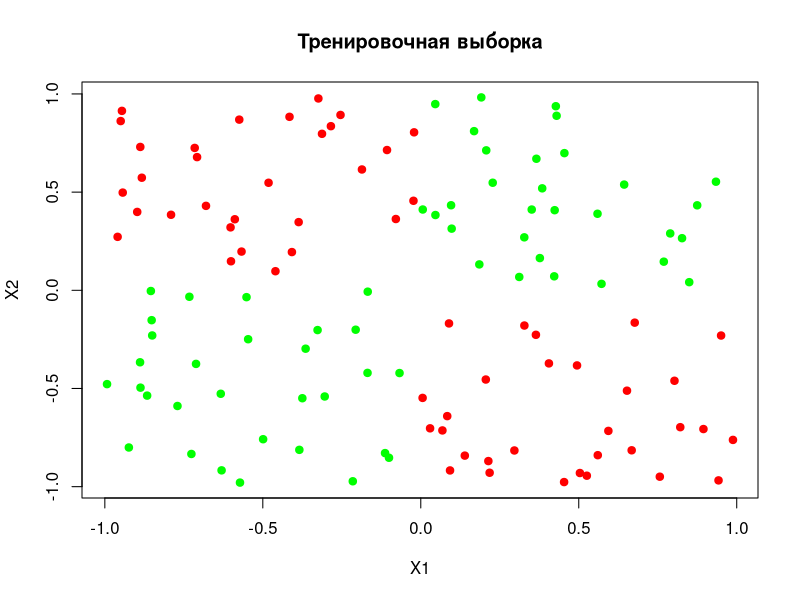
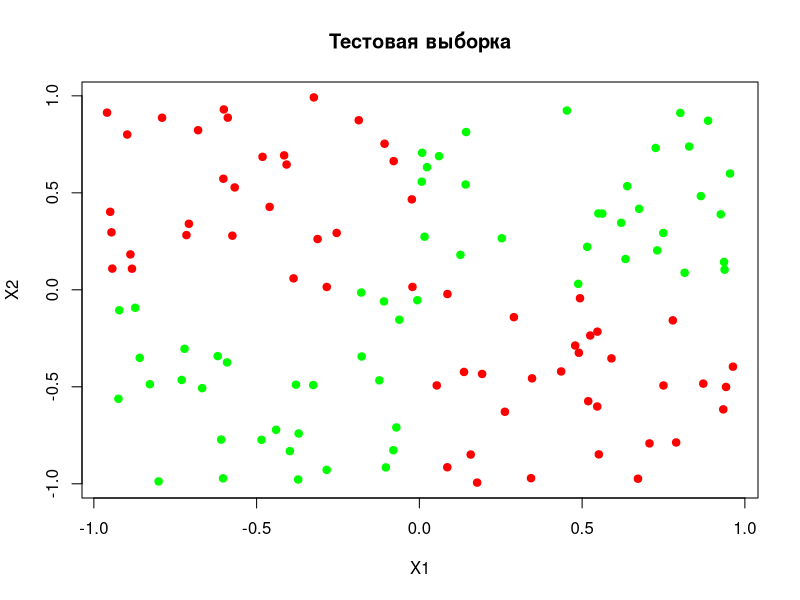
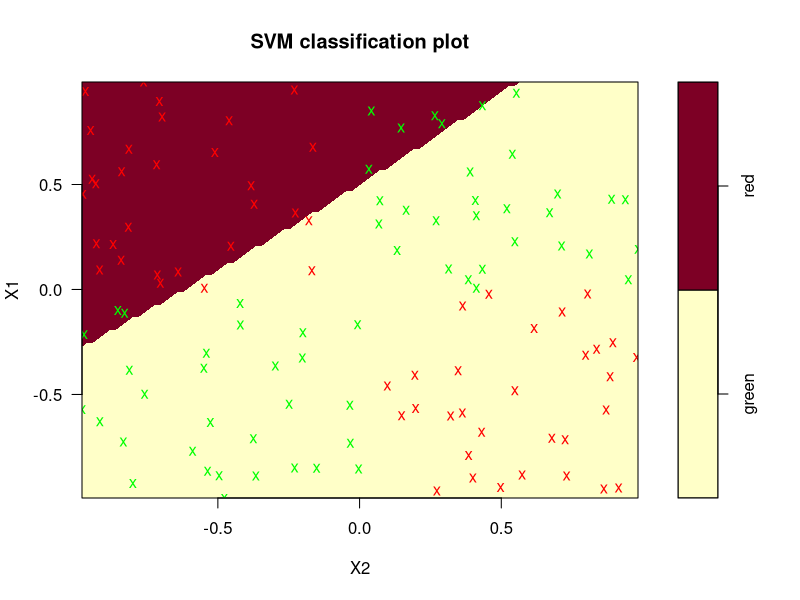
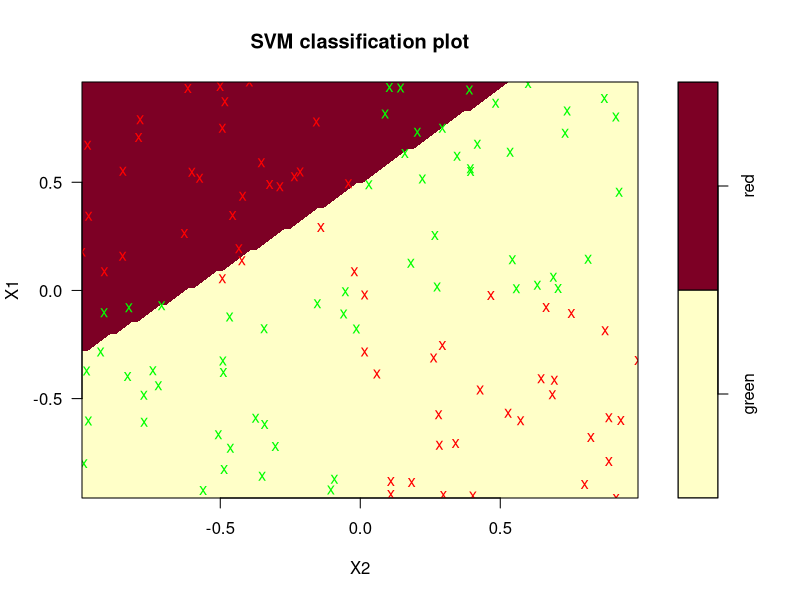
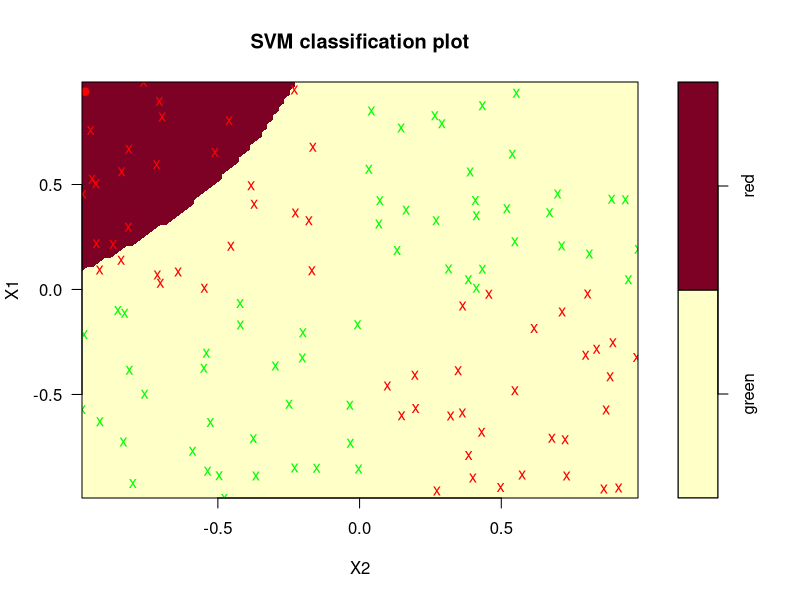
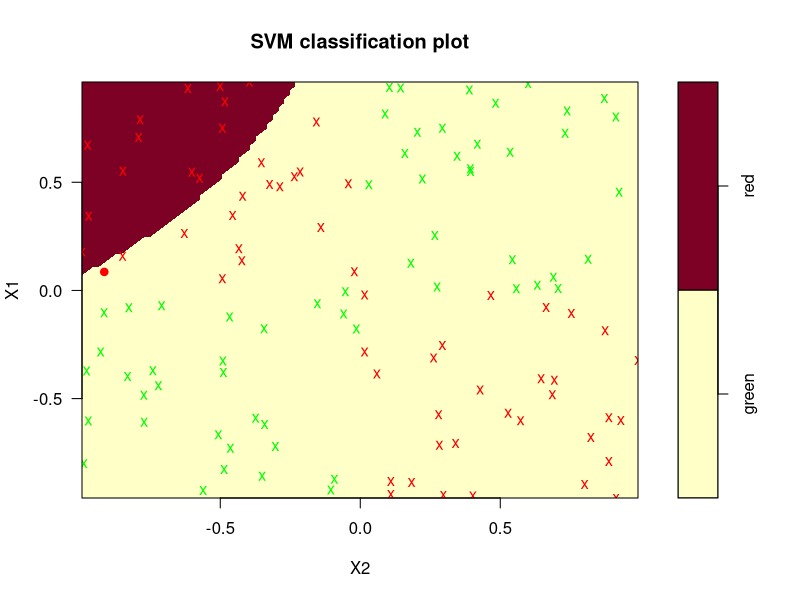
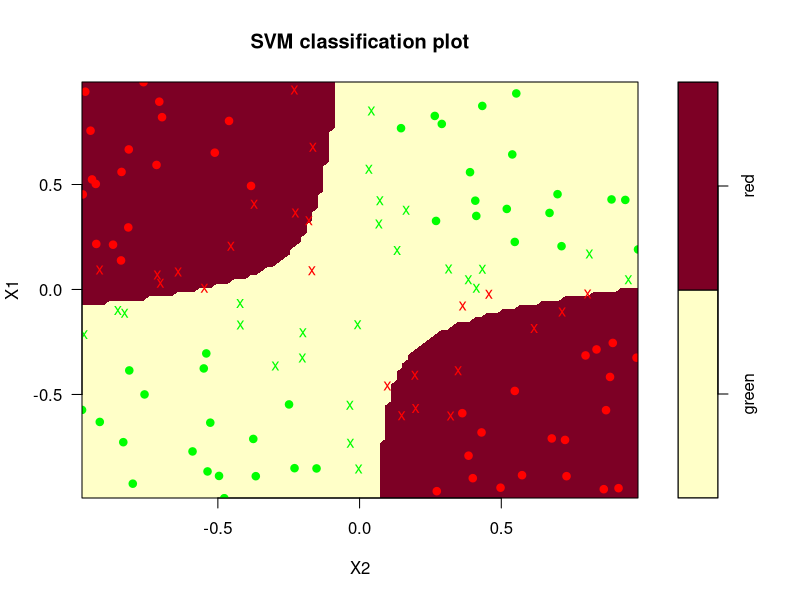
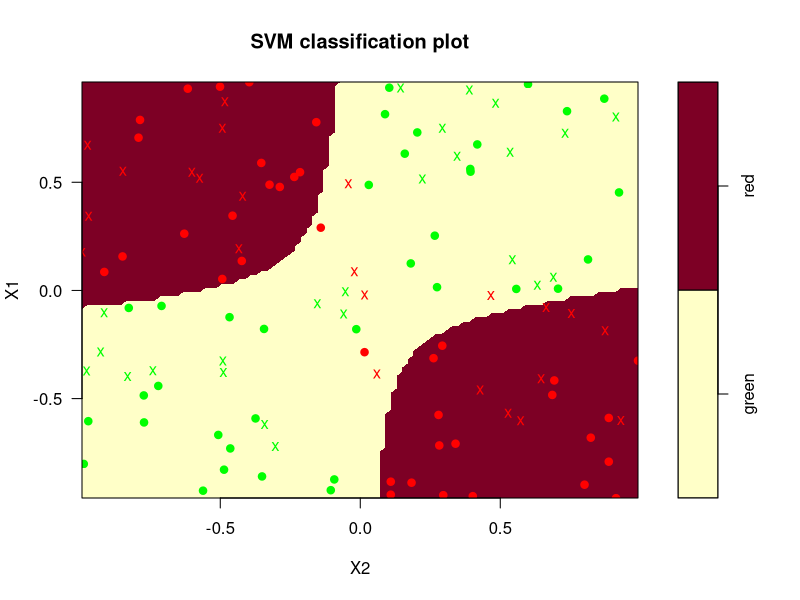

Here is the R script that generated these plots, in order:
library(e1071)

data_train <- read.table(
  "data/svmdata5.txt",
  sep = "\t",
  header = TRUE,
  stringsAsFactors = TRUE
)

data_test <- read.table(
  "data/svmdata5test.txt",
  sep = "\t",
  header = TRUE,
  stringsAsFactors = TRUE
)

# Raw data scatter plot
plot(
  x = data_train$X1,
  y = data_train$X2,
  
  col = as.character(data_train$Color),
  type = "p",
  pch = 19,
  
  xlab = "X1",
  ylab = "X2",
  main = "Тренировочная выборка"
)

plot(
  x = data_test$X1,
  y = data_test$X2,
  
  col = as.character(data_test$Color),
  type = "p",
  pch = 19,
  
  xlab = "X1",
  ylab = "X2",
  main = "Тестовая выборка"
)

# Parameters for SVM models
c <- 10
gamma_values <- 10^seq(-3, 2) # 0.001 0.01, 0.1, 1, 10, 100

# Research setup
result_colnames <- c("Gamma", "Accuracy")
result_table <- data.frame(matrix(nrow = 0, ncol = length(result_colnames)))
colnames(result_table) = result_colnames

# Radial kernel
accuracy <- c()

for (gamma in gamma_values) {
  svm_classifier <- svm(
    Color ~ X1 + X2,
    data = data_train,
    type = "C-classification",
    kernel = "radial",
    gamma = gamma,
    cost = c,
  )
  
  pred <- predict(svm_classifier, data_test)
  current_accuracy <- sum(pred == data_test$Color) / nrow(data_test) * 100
  accuracy <- append(accuracy, current_accuracy)
  
  result_row = data.frame(Gamma = gamma, Accuracy = current_accuracy)
  result_table <- rbind(result_table, result_row)
  
  plot(
    svm_classifier,
    data_train,
    
    grid = 100,
    dataSymbol = '●',
    svSymbol = 'x',
    symbolPalette = c("green", "red"),
  )
  
  plot(
    svm_classifier,
    data_test,
    
    grid = 100,
    dataSymbol = '●',
    svSymbol = 'x',
    symbolPalette = c("green", "red"),
  )
}

print(result_table)

optimal_gamma <- gamma_values[which.max(accuracy)]
cat("Optimal Gamma for test data: ", optimal_gamma, "\n")
cat("Radial kernel best accuracy on test data:", max(accuracy), "\n")

# Sigmoid kernel
result_table <- result_table[-c(1:nrow(result_table)),]
accuracy <- c()

for (gamma in gamma_values) {
  svm_classifier <- svm(
    Color ~ X1 + X2,
    data = data_train,
    type = "C-classification",
    kernel = "sigmoid",
    gamma = gamma,
    cost = c,
  )
  
  pred <- predict(svm_classifier, data_test)
  current_accuracy <- sum(pred == data_test$Color) / nrow(data_test) * 100
  accuracy <- append(accuracy, current_accuracy)
  
  result_row = data.frame(Gamma = gamma, Accuracy = current_accuracy)
  result_table <- rbind(result_table, result_row)
  
  plot(
    svm_classifier,
    data_train,
    
    grid = 100,
    dataSymbol = '●',
    svSymbol = 'x',
    symbolPalette = c("green", "red"),
  )
  
  plot(
    svm_classifier,
    data_test,
    
    grid = 100,
    dataSymbol = '●',
    svSymbol = 'x',
    symbolPalette = c("green", "red"),
  )
}

print(result_table)

optimal_gamma <- gamma_values[which.max(accuracy)]
cat("Optimal Gamma for test data: ", optimal_gamma, "\n")
cat("Sigmoid kernel best accuracy on test data:", max(accuracy), "\n")

# Polynomial kernel
result_table <- result_table[-c(1:nrow(result_table)),]
accuracy <- c()

for (gamma in gamma_values) {
  svm_classifier <- svm(
    Color ~ X1 + X2,
    data = data_train,
    type = "C-classification",
    kernel = "polynomial",
    degree = 2,
    gamma = gamma,
    cost = c,
  )
  
  pred <- predict(svm_classifier, data_test)
  current_accuracy <- sum(pred == data_test$Color) / nrow(data_test) * 100
  accuracy <- append(accuracy, current_accuracy)
  
  result_row = data.frame(Gamma = gamma, Accuracy = current_accuracy)
  result_table <- rbind(result_table, result_row)
  
  plot(
    svm_classifier,
    data_train,
    
    grid = 100,
    dataSymbol = '●',
    svSymbol = 'x',
    symbolPalette = c("green", "red"),
  )
  
  plot(
    svm_classifier,
    data_test,
    
    grid = 100,
    dataSymbol = '●',
    svSymbol = 'x',
    symbolPalette = c("green", "red"),
  )
}

print(result_table)

optimal_gamma <- gamma_values[which.max(accuracy)]
cat("Optimal Gamma for test data: ", optimal_gamma, "\n")
cat("Polynomial kernel best accuracy on test data:", max(accuracy), "\n")